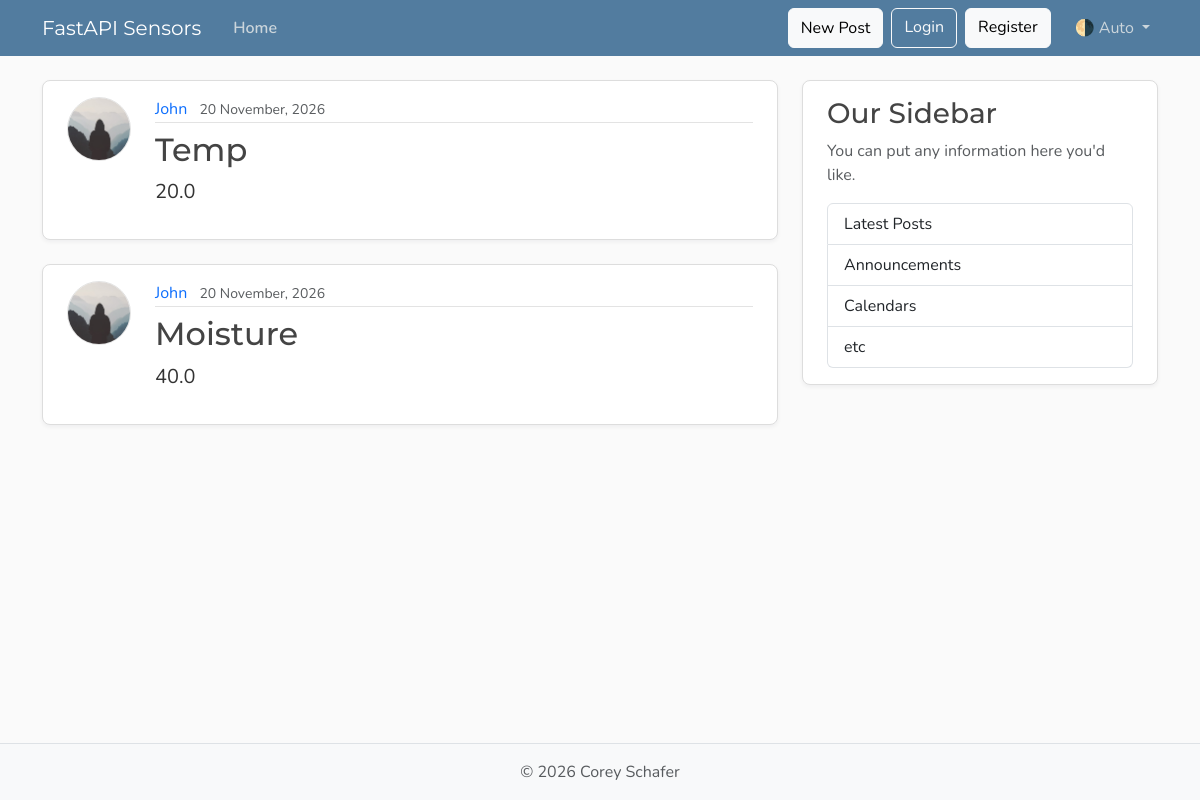
Before: /sensor_readings with the older database file.
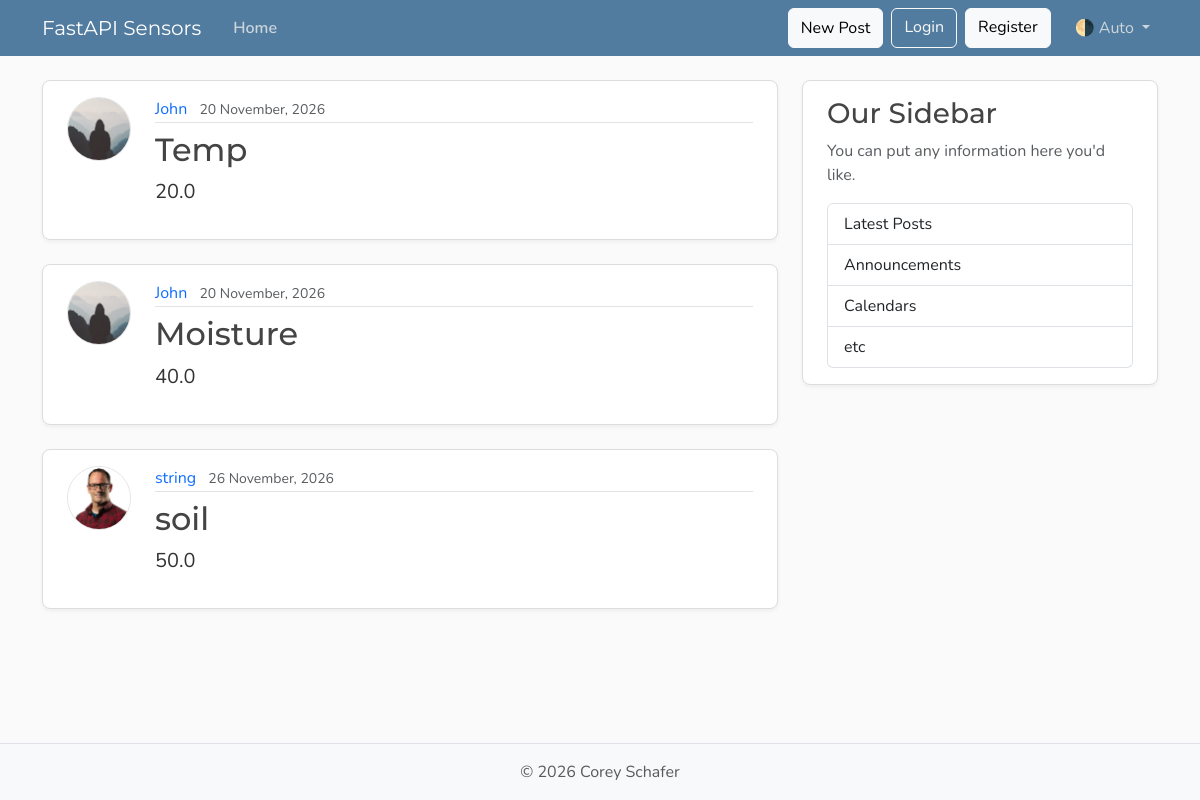
After: the same page with the newer database file.
### fastapi_intro/models.py (models this page shows, shortened)
class Reading(Base):
    __tablename__ = "reading"
    id: Mapped[int] = mapped_column(Integer, primary_key=True, index=True)
    sensor: Mapped[str] = mapped_column(String(20), nullable=False)
    content: Mapped[float] = mapped_column(Float, nullable=False)
    user_id: Mapped[int] = mapped_column(ForeignKey("user.id"), nullable=False, index=True)
    date_timestamp: Mapped[datetime] = mapped_column(DateTime(timezone=True),
                                                     default=lambda: datetime.now(UTC))
    author: Mapped[User] = relationship(back_populates="readings")

class User(Base):
    __tablename__ = "user"
    id: Mapped[int] = mapped_column(Integer, primary_key=True, index=True)
    username: Mapped[str] = mapped_column(String(50), unique=True, nullable=False)
    email: Mapped[str] = mapped_column(String(320), unique=True, nullable=False)
    image_file: Mapped[str | None] = mapped_column(String(200), nullable=True, default=None,)
    readings:Mapped[list[Reading]] = relationship(back_populates="author", cascade="all, delete-orphan")

### fastapi_intro/main.py (the view)
@app.get("/",  include_in_schema=False, name="home")
@app.get("/sensor_readings", include_in_schema=False, name="sensor_readings")
async def home(request: Request, db: Annotated[AsyncSession, Depends(get_db)]):
    result = await db.execute(select(models.Reading).options(selectinload(models.Reading.author)))
    sensor_readings = result.scalars().all()
    return templates.TemplateResponse(request, "home.html", {"sensor_readings" : sensor_readings, "title": "Sensor Readings"})

### fastapi_intro/templates/home.html
{% extends "layout.html" %}
{% block content %}
  {% for sensor_reading in sensor_readings %}
    <article class="content-section py-3 px-4 mb-4">
      <div class="d-flex align-items-start gap-4">
        <img class="rounded-circle article-img flex-shrink-0"
             src="{{ sensor_reading.author.image_path}}"
             alt="{{ sensor_reading.author.username }}'s profile picture"
             width="64"
             height="64"
             loading="lazy">
        <div class="flex-grow-1">
          <div class="article-metadata mb-2">
            <a class="me-2" href="{{url_for('user_readings', user_id=sensor_reading.author.id)}}">{{ sensor_reading.author.username }}</a>
            <small class="text-body-secondary">{{ sensor_reading.date_timestamp.strftime('%d %B, %Y')}}</small>
          </div>
          <h2>
            <a class="article-title"
               href="{{ url_for("sensor_reading_page", sensor_reading_id=sensor_reading.id) }}">{{ sensor_reading.sensor }}</a>
          </h2>
          <p class="article-content">{{ sensor_reading.content }}</p>
        </div>
      </div>
    </article>
  {% endfor %}
{% endblock content %}

### fastapi_intro/templates/layout.html (shortened to what this page needs)
<!DOCTYPE html>
<html lang="en">
  <head>
    <link href="https://cdn.jsdelivr.net/npm/bootstrap@5.3.8/dist/css/bootstrap.min.css"
          rel="stylesheet"
>
    <link rel="stylesheet"
          type="text/css"
          href="{{ url_for("static", path='css/main.css') }}">
  </head>
  <body class="d-flex flex-column min-vh-100">
    <header class="site-header">
      <nav class="navbar navbar-expand-md bg-steel fixed-top"
           data-bs-theme="dark">
        <div class="container">
          <a class="navbar-brand me-4" href="{{ url_for("sensor_readings") }}">FastAPI Sensors</a>
          <div class="collapse navbar-collapse" id="navbarToggle">
            <div class="navbar-nav me-auto">
              <a class="nav-link active"
                 aria-current="page"
                 href="{{ url_for("home") }}">Home</a>
            </div>
            <div class="navbar-nav">
              <button class="btn btn-light mb-2 mb-md-0 me-md-2"> New Post </button>
              <a class="btn btn-outline-light mb-2 mb-md-0 me-md-2" href="#">Login</a>
              <a class="btn btn-light mb-2 mb-md-0 me-md-3" href="#">Register</a>
              <div class="nav-item dropdown">
                <a class="nav-link dropdown-toggle"
                   href="#"
                   role="button"
                   id="bd-theme"
                   data-bs-toggle="dropdown"
                   aria-expanded="false">
                  <span id="bd-theme-text">🌗 Auto</span>
                </a>
              </div>
            </div>
          </div>
        </div>
      </nav>
    </header>
    <main role="main" class="container">
      <div class="row">
        <div class="col-md-8">
          {% block content %}
          {% endblock content %}
        </div>
        <aside class="col-md-4">
          <div class="content-section py-3 px-4 mb-4">
            <h3>Our Sidebar</h3>
            <p class="text-body-secondary">You can put any information here you'd like.</p>
            <ul class="list-group">
              <li class="list-group-item">Latest Posts</li>
              <li class="list-group-item">Announcements</li>
              <li class="list-group-item">Calendars</li>
              <li class="list-group-item">etc</li>
            </ul>
          </div>
        </aside>
      </div>
    </main>
    <footer class="mt-auto py-3 bg-body-tertiary border-top">
      <div class="container text-center">
        <p class="text-body-secondary mb-0">
          © <span id="year"></span> Corey Schafer
        </p>
      </div>
    </footer>
  </body>
</html>

### fastapi_intro/static/css/main.css (style rules this page uses)
:root { --font-heading: "Montserrat", system-ui, -apple-system, BlinkMacSystemFont, sans-serif; --font-body: "Nunito", system-ui, -apple-system, BlinkMacSystemFont, sans-serif; --color-bg-body: #fafafa; --color-bg-content: #ffffff; --color-text-primary: #333333; --color-text-heading: #444444; --color-steel: #527c9f; --color-nav-link: #cbd5db; --color-nav-link-hover: #ffffff; --color-link-hover: #428bca; --color-border: #dddddd; --color-border-light: #e3e3e3; --spacing-xl: 5rem; --article-img-size: 4rem; --account-img-size: 7.813rem; }
body { font-family: var(--font-body); background: var(--color-bg-body); color: var(--color-text-primary); }
main { padding-top: var(--spacing-xl); }
h1, h2, h3, h4, h5, h6 { font-family: var(--font-heading); color: var(--color-text-heading); }
.navbar-brand { font-family: var(--font-heading); }
a { text-decoration: none; }
.bg-steel { background-color: var(--color-steel); }
.site-header .navbar-nav .nav-link { color: var(--color-nav-link); transition: color 0.2s ease-in-out; }
.site-header .navbar-nav .nav-link.active { font-weight: 600; }
.content-section { background: var(--color-bg-content); border: 1px solid var(--color-border); border-radius: 0.5rem; box-shadow: 0 2px 4px rgba(15, 23, 42, 0.05); transition: box-shadow 0.15s ease, transform 0.15s ease, border-color 0.15s ease; }
.article-title { color: var(--color-text-heading); transition: color 0.2s ease-in-out; }
.article-content { white-space: pre-line; font-size: 1.25rem; }
.article-img { height: var(--article-img-size); width: var(--article-img-size); flex-shrink: 0; object-fit: cover; border: 1px solid var(--color-border-light); box-shadow: 0 0 0 2px var(--color-bg-content); }
.article-metadata { padding-bottom: 0.063rem; border-bottom: 1px solid var(--color-border-light); }
.article-metadata a { transition: color 0.2s ease-in-out; }
[data-bs-theme="dark"] { --color-bg-body: #1a1a1a; --color-bg-content: #2d2d2d; --color-text-primary: #e0e0e0; --color-text-heading: #f0f0f0; --color-border: #404040; --color-border-light: #4a4a4a; }

Changed rows visible on the page:
added Reading: author.image_path (picture), author.username "string", date_timestamp "26 November, 2026", sensor "soil", content "50.0"
